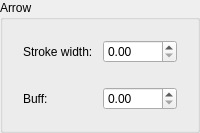
                     <widget class="QGroupBox" name="arrowGroupBox">
                      <property name="title">
                       <string>Arrow</string>
                      </property>
                      <layout class="QVBoxLayout" name="verticalLayout_23">
                       <item>
                        <widget class="QWidget" name="arStrokeWidget" native="true">
                         <layout class="QHBoxLayout" name="horizontalLayout_9">
                          <item>
                           <widget class="QLabel" name="arStrokeLabel">
                            <property name="text">
                             <string>Stroke width: </string>
                            </property>
                           </widget>
                          </item>
                          <item>
                           <widget class="QDoubleSpinBox" name="arStrokeSpinBox">
                            <property name="accelerated">
                             <bool>true</bool>
                            </property>
                           </widget>
                          </item>
                         </layout>
                        </widget>
                       </item>
                       <item>
                        <widget class="QWidget" name="arBuffWidget" native="true">
                         <layout class="QHBoxLayout" name="horizontalLayout_10">
                          <item>
                           <widget class="QLabel" name="arBuffLabel">
                            <property name="text">
                             <string>Buff: </string>
                            </property>
                           </widget>
                          </item>
                          <item>
                           <widget class="QDoubleSpinBox" name="arBuffSpinBox">
                            <property name="accelerated">
                             <bool>true</bool>
                            </property>
                           </widget>
                          </item>
                         </layout>
                        </widget>
                       </item>
                      </layout>
                     </widget>
